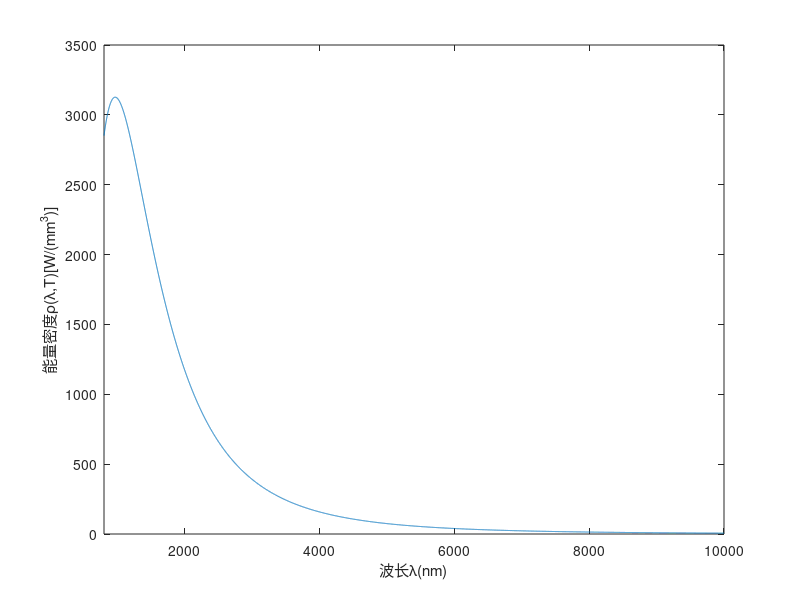

Here is the MATLAB script that generated this plot:
clear;
%物理常数
h=6.62607015*10^-34;
c=299792458;
k=1.380649*10^-23;
%经验参数
c1=2*pi*h*c^2;
c2=h*c/k;
%自变量
T=3000;%自定义温度
lambda=800:1:10000;%单位nm
Lambda=lambda*10^-9;%单位m
%计算辐射密度理论曲线
E_t=(c1./power(Lambda,5)).*(1./(exp(c2./(Lambda.*T))-1))*10^-9;

%绘图
plot(lambda,E_t);
xlabel('波长\lambda(nm)')
xlim([800,10000]);
ylabel('能量密度\rho(\lambda,T)[W/(mm^3)]');